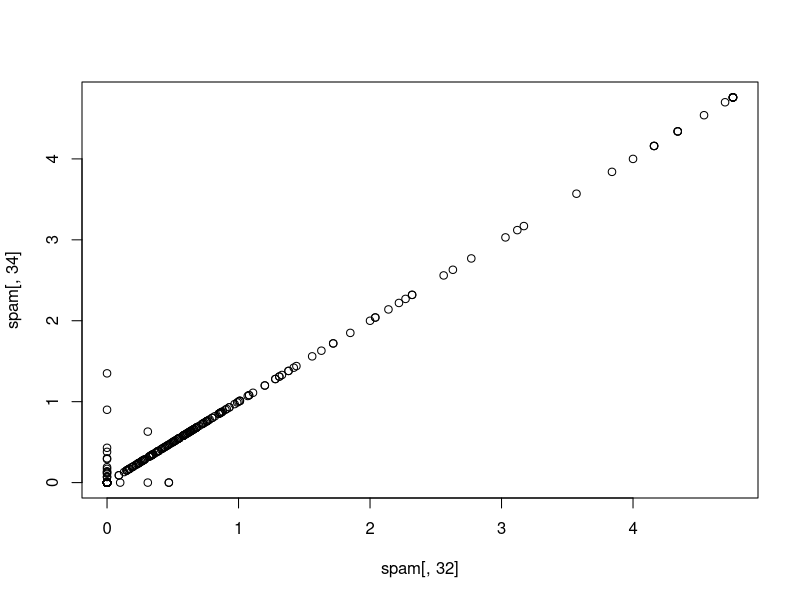
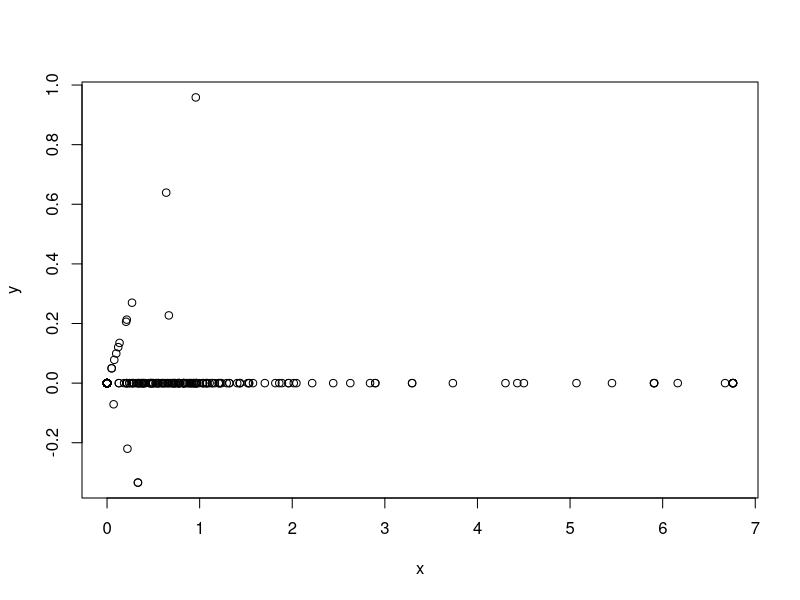
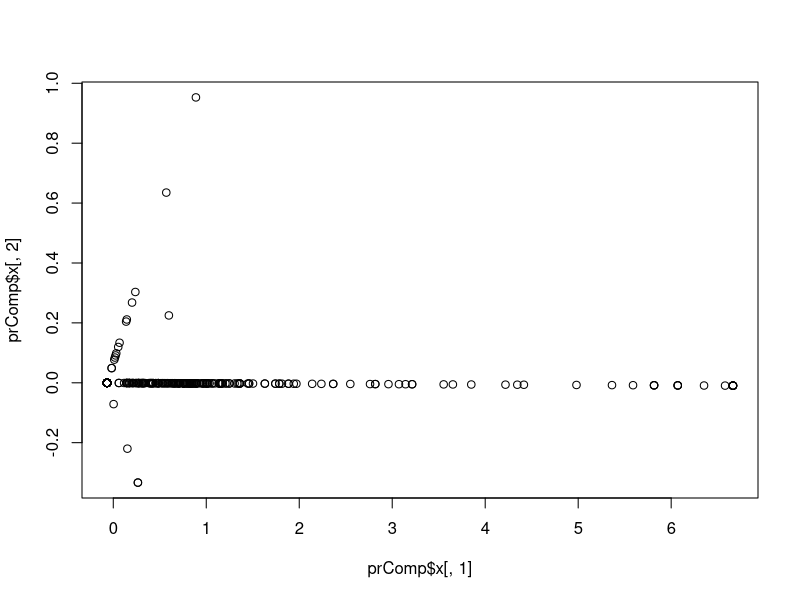
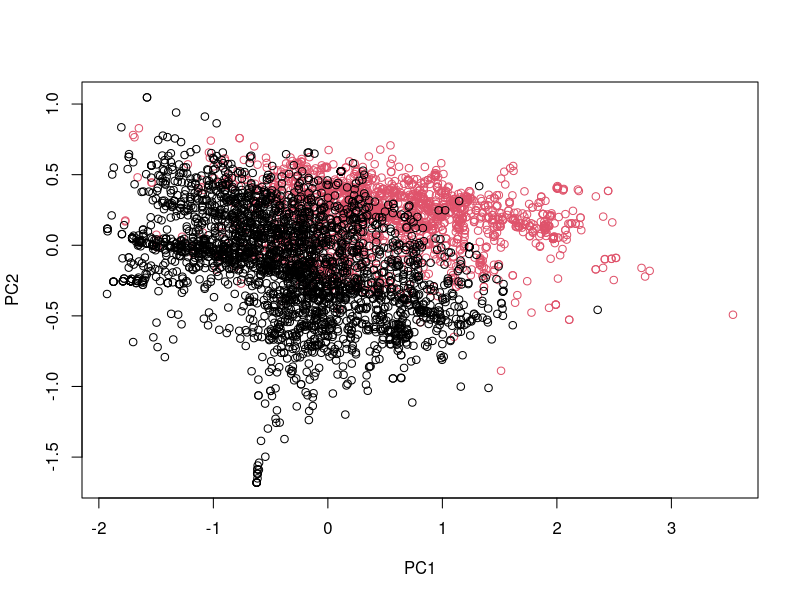
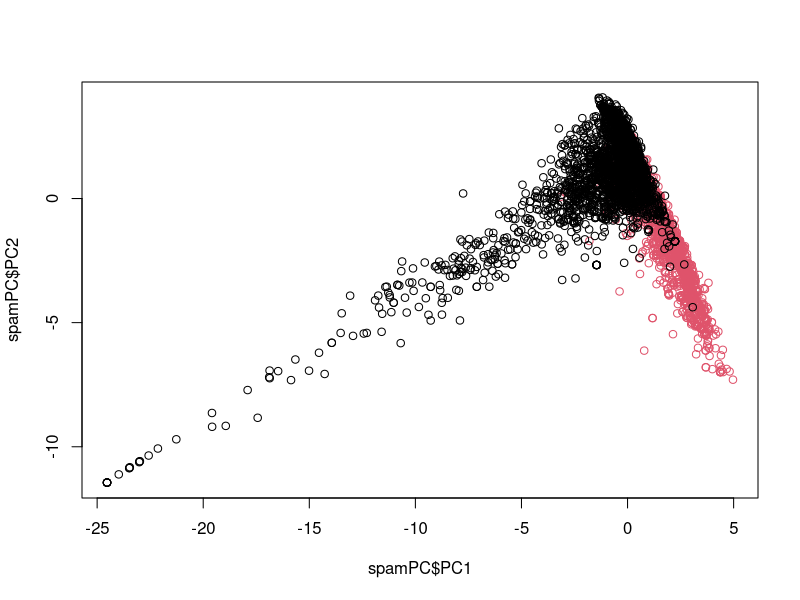

The R script that drew these images, in order: (Note: this script raises an error after producing the figures.)
# Week2-PreProcessing_w_PCA.R
# 
# Preprocessing

setwd("~/GitHub/coursera/MachineLearning")

library(caret)
library(kernlab)
data(spam)

inTrain <- createDataPartition(y=spam$type, p=0.75, list = FALSE)
training <- spam[inTrain, ]
testing <- spam[-inTrain, ]
dim(training)
dim(testing)

# Assessing the correlations between the Covariates (Features)
M <- abs(cor(training[, -58]))
diag(M) <- 0
which(M > 0.85, arr.ind = TRUE)
names(spam)[c(32,34)]
plot(spam[, 32], spam[, 34 ])

# Rotate the axis to get most of the variability in a single covariate
x <- 0.71 * training$num415 + 0.71 * training$num857
y <- 0.71 * training$num415 - 0.71 * training$num857
plot(x, y)

# PCA in R
smallSpam <- spam[, c(34,32)]
prComp <- prcomp(smallSpam)
plot(prComp$x[,1] , prComp$x[,2])
prComp$rotation

# PCA on SPAM data
typeColour <- ((spam$type == 'spam') * 1) + 1 
prComp <- prcomp(log10(spam[, -58] + 1))
plot(prComp$x[, 1], prComp$x[, 2], col=typeColour, xlab='PC1', ylab='PC2')

# PCA with Caret
preProc <- preProcess(log10(spam[, -58] +1), method = 'pca', pcaComp = 2)
dim(preProc$rotation)
spamPC <- predict(preProc, log10(spam[,-58] + 1))
plot(spamPC$PC1, spamPC$PC2, col=typeColour)

# PreProcessing with PCA
preProc <- preProcess(log10(training[, -58] +1), method='pca', pcaComp = 2)
trainingPC <- predict(preProc, log10(training[, -58])+1)
modelFit <- train(training$type ~ ., method = 'glm', data = trainingPC)  # Bug reported in predict

testPC <- predict(preProc, log10(testing[, -58] +1))
confusionMatrix(testing$type, predict(modelFit, testPC))

# PCA as part of the Training process (quicker approach)
modelFit <- train(type ~ . , method='glm', preProcess = 'pca', data = training)
confusionMatrix(testing$type, predict(modelFit, testing))
